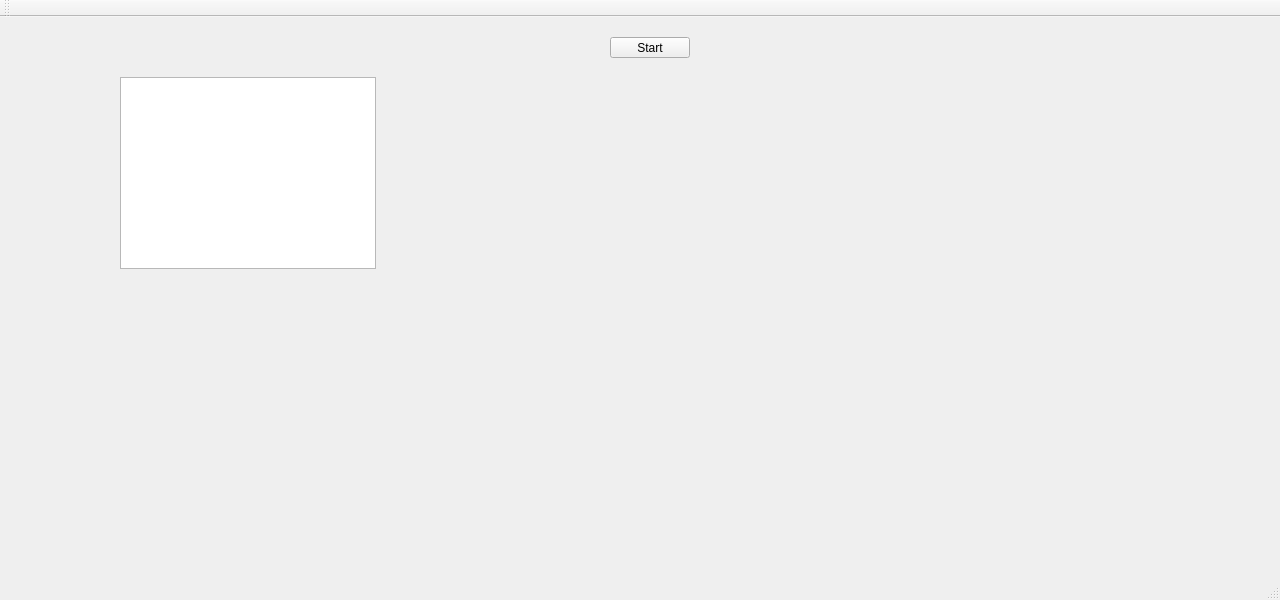
<?xml version="1.0" encoding="UTF-8"?>
<ui version="4.0">
 <class>MainWindow</class>
 <widget class="QMainWindow" name="MainWindow">
  <property name="geometry">
   <rect>
    <x>0</x>
    <y>0</y>
    <width>1280</width>
    <height>600</height>
   </rect>
  </property>
  <property name="windowTitle">
   <string>MainWindow</string>
  </property>
  <widget class="QWidget" name="centralWidget">
   <widget class="QGraphicsView" name="graphicsView">
    <property name="geometry">
     <rect>
      <x>120</x>
      <y>60</y>
      <width>256</width>
      <height>192</height>
     </rect>
    </property>
   </widget>
   <widget class="QPushButton" name="pushButton">
    <property name="geometry">
     <rect>
      <x>610</x>
      <y>20</y>
      <width>80</width>
      <height>21</height>
     </rect>
    </property>
    <property name="text">
     <string>Start</string>
    </property>
   </widget>
  </widget>
  <widget class="QMenuBar" name="menuBar">
   <property name="geometry">
    <rect>
     <x>0</x>
     <y>0</y>
     <width>1280</width>
     <height>18</height>
    </rect>
   </property>
  </widget>
  <widget class="QToolBar" name="mainToolBar">
   <attribute name="toolBarArea">
    <enum>TopToolBarArea</enum>
   </attribute>
   <attribute name="toolBarBreak">
    <bool>false</bool>
   </attribute>
  </widget>
  <widget class="QStatusBar" name="statusBar"/>
 </widget>
 <layoutdefault spacing="6" margin="11"/>
 <resources/>
 <connections/>
</ui>
